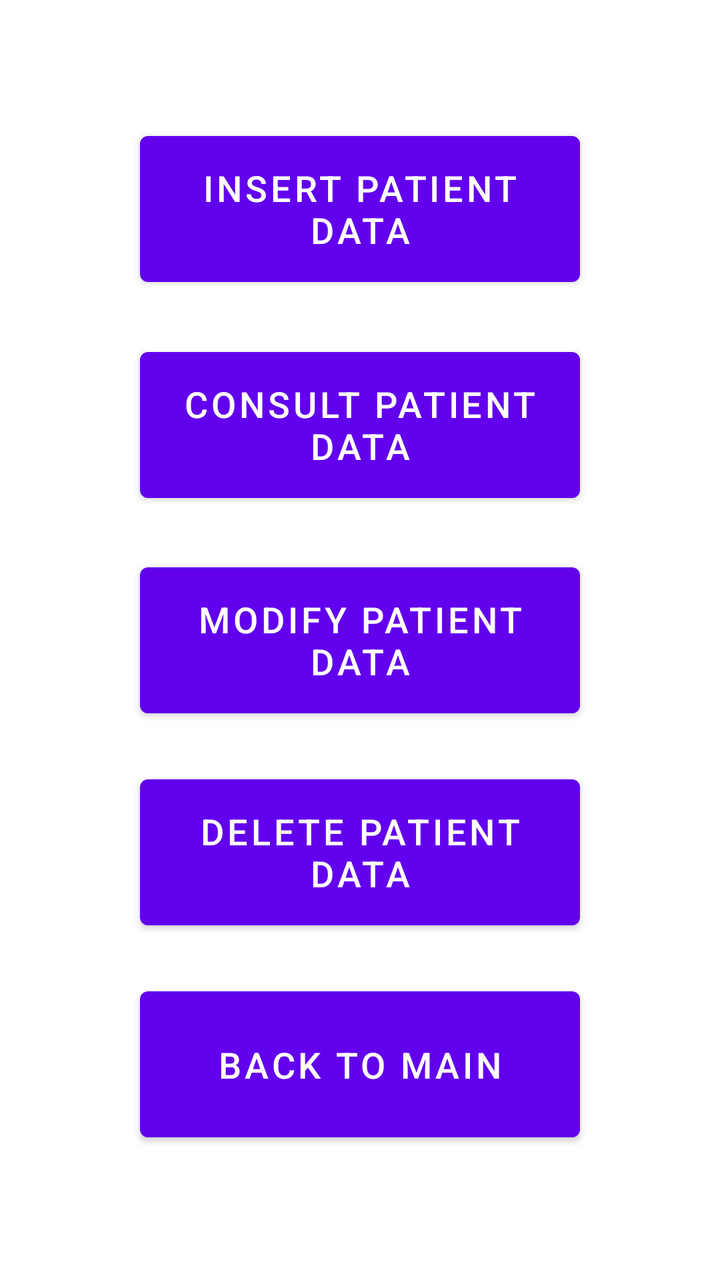
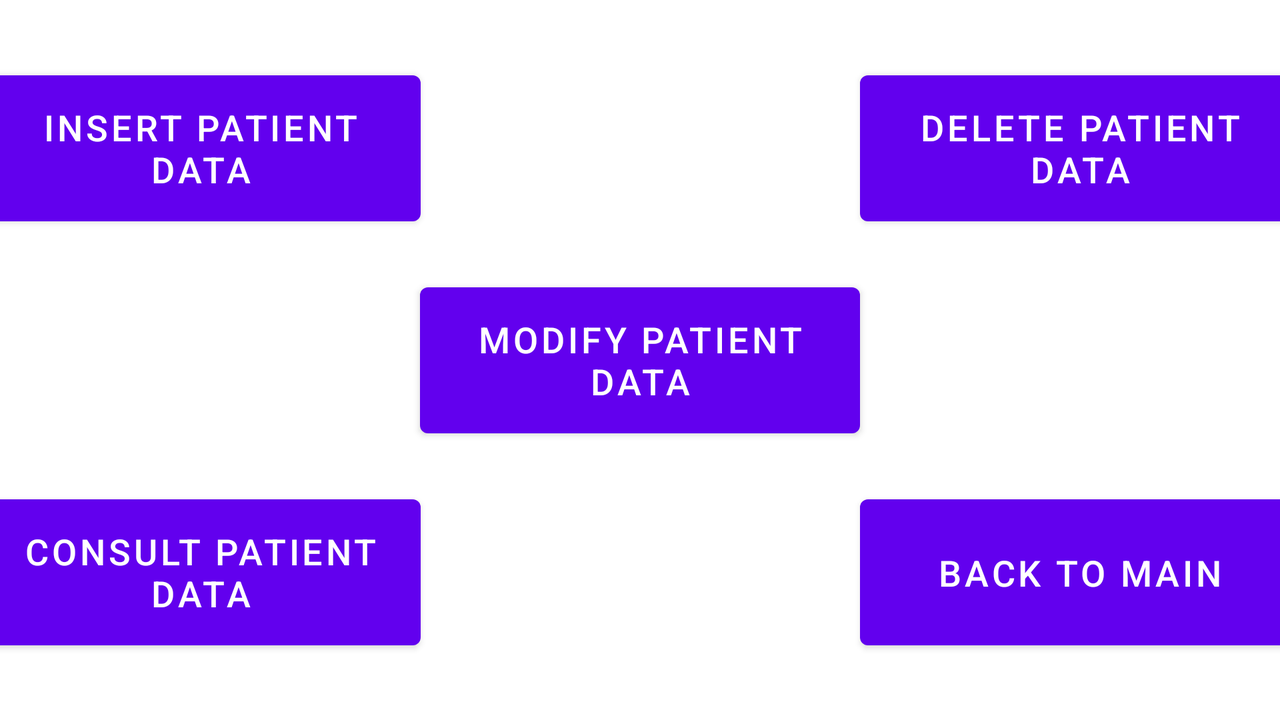

One screen, two layout resources from the same app: the default and the repository's alternative for another configuration. Each is rendered where Android would select it; the XML of both is given below.
<!-- AndroidManifest.xml: application theme Theme.ImilVET -->
<!-- res/layout/activity_datos_pacientes.xml -->
<?xml version="1.0" encoding="utf-8"?>
<androidx.constraintlayout.widget.ConstraintLayout xmlns:android="http://schemas.android.com/apk/res/android"
    xmlns:app="http://schemas.android.com/apk/res-auto"
    xmlns:tools="http://schemas.android.com/tools"
    android:layout_width="match_parent"
    android:layout_height="match_parent"
    tools:context=".PatientData">

    <Button
        android:id="@+id/btnInsert"
        android:layout_width="220dp"
        android:layout_height="85dp"
        android:text="@string/btnInsert"
        android:textSize="18sp"
        app:layout_constraintBottom_toTopOf="@+id/btnModify"
        app:layout_constraintEnd_toEndOf="@+id/btnModify"
        app:layout_constraintStart_toStartOf="@+id/btnModify"
        app:layout_constraintTop_toTopOf="parent"
        app:layout_constraintVertical_bias="0.322" />

    <Button
        android:id="@+id/btnConsult"
        android:layout_width="220dp"
        android:layout_height="85dp"
        android:text="@string/btnConsult"
        android:textSize="18sp"
        app:layout_constraintBottom_toTopOf="@+id/btnModify"
        app:layout_constraintEnd_toEndOf="@+id/btnModify"
        app:layout_constraintHorizontal_bias="0.0"
        app:layout_constraintStart_toStartOf="@+id/btnModify"
        app:layout_constraintTop_toBottomOf="@+id/btnInsert" />

    <Button
        android:id="@+id/btnModify"
        android:layout_width="220dp"
        android:layout_height="85dp"
        android:text="@string/btnModify"
        android:textSize="18sp"
        app:layout_constraintBottom_toBottomOf="parent"
        app:layout_constraintEnd_toEndOf="parent"
        app:layout_constraintStart_toStartOf="parent"
        app:layout_constraintTop_toTopOf="parent" />

    <Button
        android:id="@+id/btnOpenCam"
        android:layout_width="220dp"
        android:layout_height="85dp"
        android:text="@string/btnDelete"
        android:textSize="18sp"
        app:layout_constraintBottom_toTopOf="@+id/btnBackToMain"
        app:layout_constraintEnd_toEndOf="@+id/btnModify"
        app:layout_constraintHorizontal_bias="0.0"
        app:layout_constraintStart_toStartOf="@+id/btnModify"
        app:layout_constraintTop_toBottomOf="@+id/btnModify" />

    <Button
        android:id="@+id/btnBackToMain"
        android:layout_width="220dp"
        android:layout_height="85dp"
        android:onClick="goToMain"
        android:text="@string/btnBackToMain"
        android:textSize="18sp"
        app:layout_constraintBottom_toBottomOf="parent"
        app:layout_constraintEnd_toEndOf="@+id/btnModify"
        app:layout_constraintHorizontal_bias="0.0"
        app:layout_constraintStart_toStartOf="@+id/btnModify"
        app:layout_constraintTop_toBottomOf="@+id/btnModify"
        app:layout_constraintVertical_bias="0.66" />

</androidx.constraintlayout.widget.ConstraintLayout>
<!-- resources referenced by this layout -->
<resources>
  <string name="btnBackToMain">Back to main</string>
  <string name="btnConsult">Consult patient data</string>
  <string name="btnDelete">Delete patient data</string>
  <string name="btnInsert">Insert patient data</string>
  <string name="btnModify">Modify patient data</string>
  <style name="Theme.ImilVET" parent="Theme.MaterialComponents.DayNight.DarkActionBar">
          
          <item name="colorPrimary">@color/purple_500</item>
          <item name="colorPrimaryVariant">@color/purple_700</item>
          <item name="colorOnPrimary">@color/white</item>
          
          <item name="colorSecondary">@color/teal_200</item>
          <item name="colorSecondaryVariant">@color/teal_700</item>
          <item name="colorOnSecondary">@color/black</item>
          
          <item name="android:statusBarColor" tools:targetApi="l">?attr/colorPrimaryVariant</item>
          
  
          
          <item name="windowActionBar">false</item>
          <item name="windowNoTitle">true</item>
      </style>
</resources>
<!-- res/layout-land/activity_datos_pacientes.xml (the repository's variant of the layout above) -->
<!-- drawn on the phone turned sideways -->
<?xml version="1.0" encoding="utf-8"?>
<androidx.constraintlayout.widget.ConstraintLayout xmlns:android="http://schemas.android.com/apk/res/android"
    xmlns:app="http://schemas.android.com/apk/res-auto"
    xmlns:tools="http://schemas.android.com/tools"
    android:layout_width="match_parent"
    android:layout_height="match_parent"
    tools:context=".PatientData">

    <Button
        android:id="@+id/btnInsert"
        android:layout_width="220dp"
        android:layout_height="85dp"
        android:text="@string/btnInsert"
        android:textSize="18sp"
        app:layout_constraintBottom_toTopOf="@+id/btnModify"
        app:layout_constraintEnd_toStartOf="@+id/btnModify"
        app:layout_constraintHorizontal_bias="1.0"
        app:layout_constraintStart_toStartOf="parent"
        app:layout_constraintTop_toTopOf="parent"
        app:layout_constraintVertical_bias="0.6" />

    <Button
        android:id="@+id/btnConsult"
        android:layout_width="220dp"
        android:layout_height="85dp"
        android:text="@string/btnConsult"
        android:textSize="18sp"
        app:layout_constraintBottom_toBottomOf="parent"
        app:layout_constraintEnd_toStartOf="@+id/btnModify"
        app:layout_constraintHorizontal_bias="1.0"
        app:layout_constraintStart_toStartOf="parent"
        app:layout_constraintTop_toBottomOf="@+id/btnModify"
        app:layout_constraintVertical_bias="0.4" />

    <Button
        android:id="@+id/btnModify"
        android:layout_width="220dp"
        android:layout_height="85dp"
        android:text="@string/btnModify"
        android:textSize="18sp"
        app:layout_constraintBottom_toBottomOf="parent"
        app:layout_constraintEnd_toEndOf="parent"
        app:layout_constraintStart_toStartOf="parent"
        app:layout_constraintTop_toTopOf="parent" />

    <Button
        android:id="@+id/btnOpenCam"
        android:layout_width="220dp"
        android:layout_height="85dp"
        android:text="@string/btnDelete"
        android:textSize="18sp"
        app:layout_constraintBottom_toTopOf="@+id/btnModify"
        app:layout_constraintEnd_toEndOf="parent"
        app:layout_constraintHorizontal_bias="0.0"
        app:layout_constraintStart_toEndOf="@+id/btnModify"
        app:layout_constraintTop_toTopOf="parent"
        app:layout_constraintVertical_bias="0.6" />

    <Button
        android:id="@+id/btnBackToMain"
        android:layout_width="220dp"
        android:layout_height="85dp"
        android:onClick="goToMain"
        android:text="@string/btnBackToMain"
        android:textSize="18sp"
        app:layout_constraintBottom_toBottomOf="parent"
        app:layout_constraintEnd_toEndOf="parent"
        app:layout_constraintHorizontal_bias="0.0"
        app:layout_constraintStart_toEndOf="@+id/btnModify"
        app:layout_constraintTop_toBottomOf="@+id/btnModify"
        app:layout_constraintVertical_bias="0.4" />
</androidx.constraintlayout.widget.ConstraintLayout>
